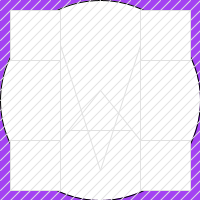
Frame 1 (no input)
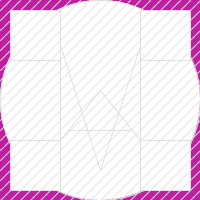
Frame 60 (the mouse pressed at the canvas centre just before this capture)
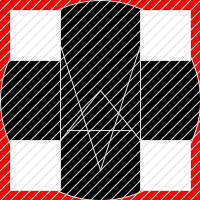
Frame 120 (the mouse held since frame 60 and released just before this capture)

The Processing sketch that drew these frames (run headless with seeded random() and noise(); from frame 60 on, the mouse is pressed at the canvas centre):

// Processing sketch: processing_170713
// ── processing_170713.pde

void setup(){
            size(200,200);
       
            }
            //defines the function
   void DrawSquare(int location){
                            fill(255);
                         
                            rect(location,location,width/4,height/4);
                    }
 void DrawOtherSquare(int location){
                            fill(255);
                         
                            rect(location,location/13,width/4,height/4);
                    }
                    void DrawAnotherSquare(int location){
                            fill(255);
                         
                            rect(location,location+130,width/4,height/4);
                    }
            void draw(){
           
                //Makes the background change color randomly
            if((dist(width/2,height/2,mouseX,mouseY)<width/2)){//The distance between the center and the mouse and compares it to see if it's less than the radius
               
                background(255,0,0);
                }
                 
                else{
                    background(random(255),random(255),random(255));
                    }
                 //makes the symbol and circle   
                ellipse(100,100,width,height);
                stroke(225);
                line(100,90,140,140);
                line(140,140,140,45);
                line(100,90,60 ,140);
              
line(60,140, 60 ,45);
                line(140,45,100,170);
                line(60,45,100,170);
                line(67,130,131,130);
                //calls the functions
                DrawSquare(10);
                DrawSquare(140);
                DrawOtherSquare(140);
                DrawAnotherSquare(10);
               
                if(mousePressed){
                    fill(0);}
           
                    else if (mousePressed){
                        fill(255);
                        }
                    
                
            
        
                for
                
                    (int y=0;y<500;y+=10){
                        line(0,y,y,0);//Diagnol lines
                
                  
                        }
             

                }
       


       
